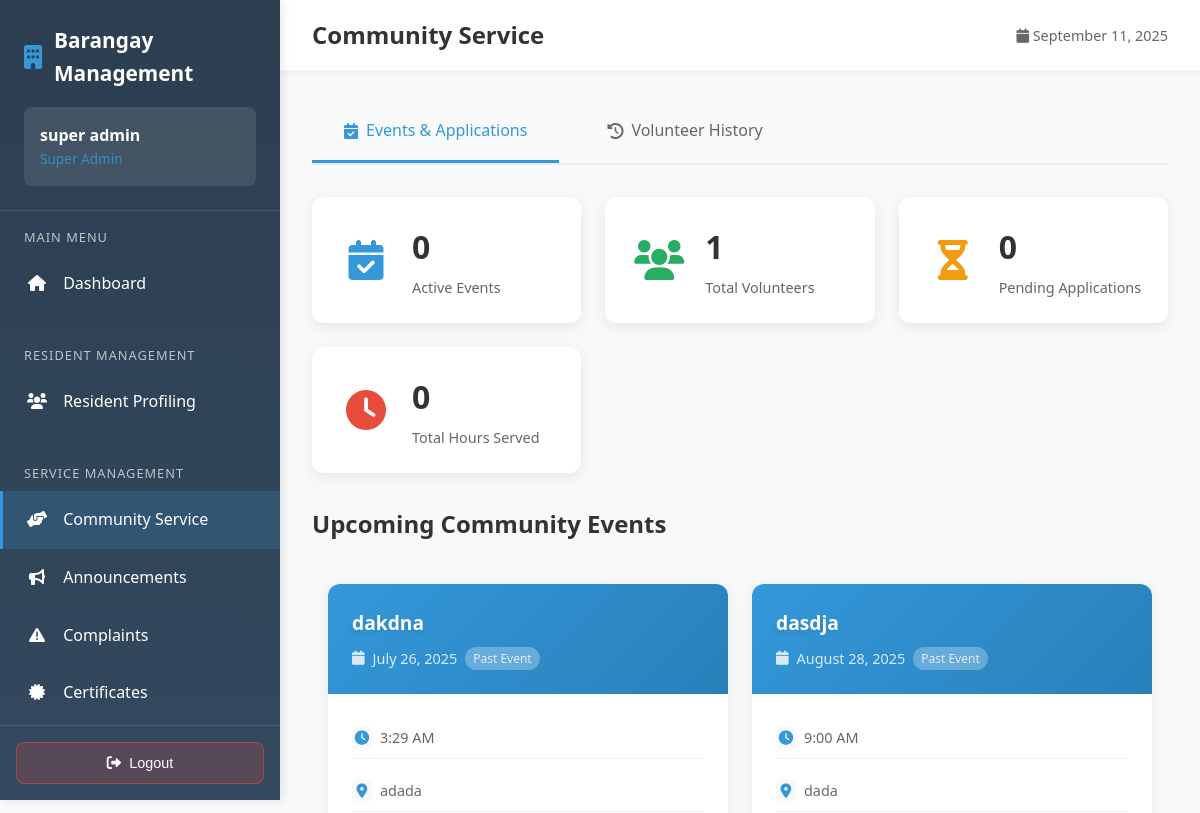
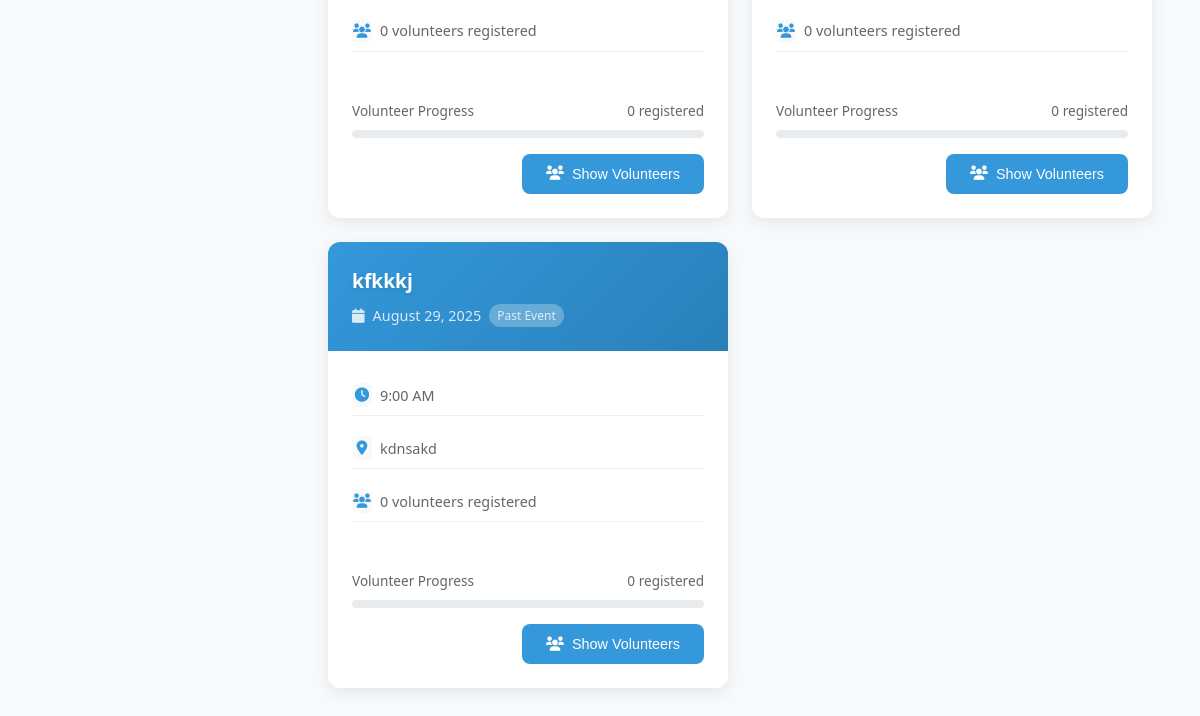
The app's page /employee/admin/community_service.php (signed in), older data (2 pictures, top to bottom).
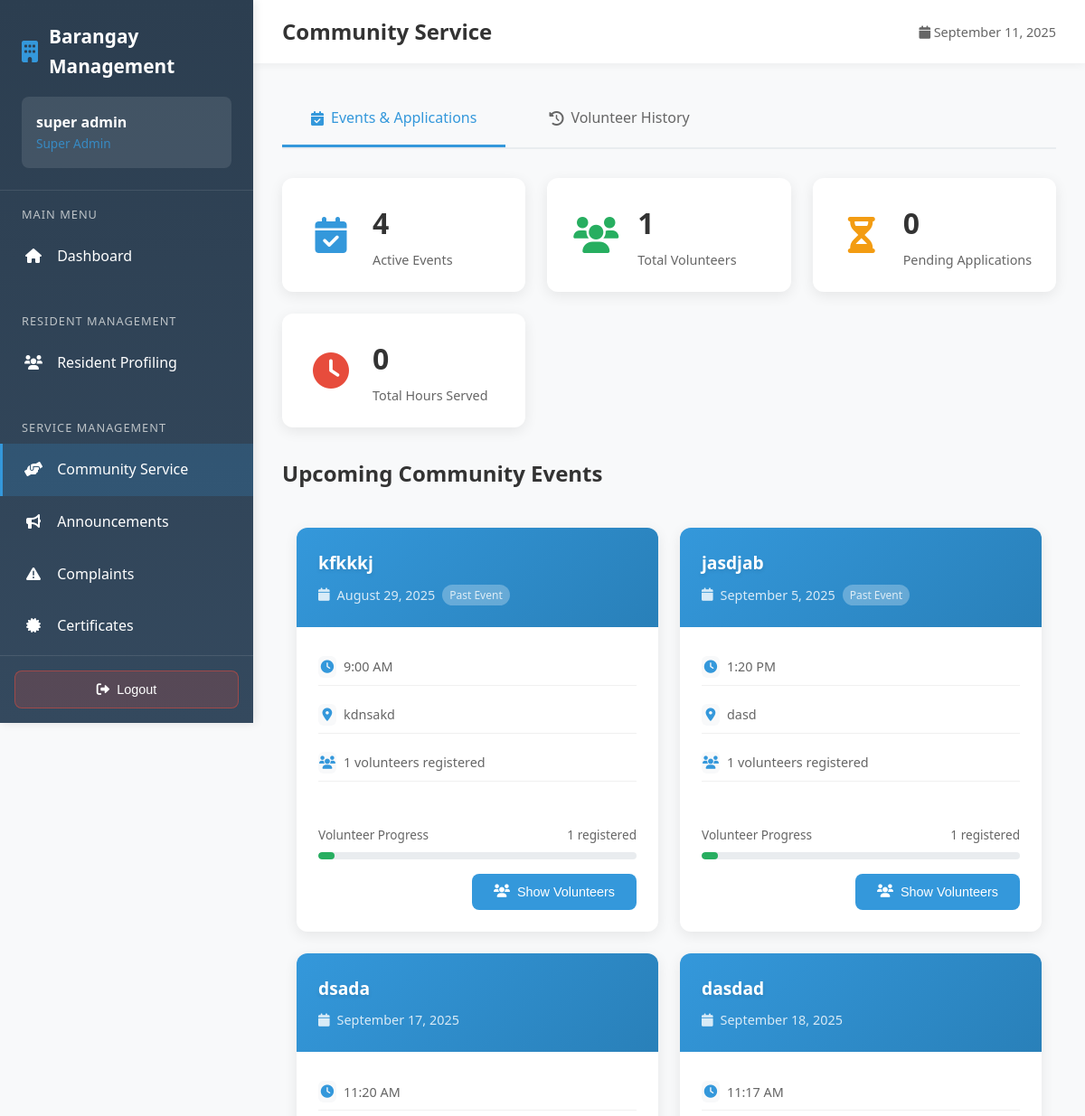
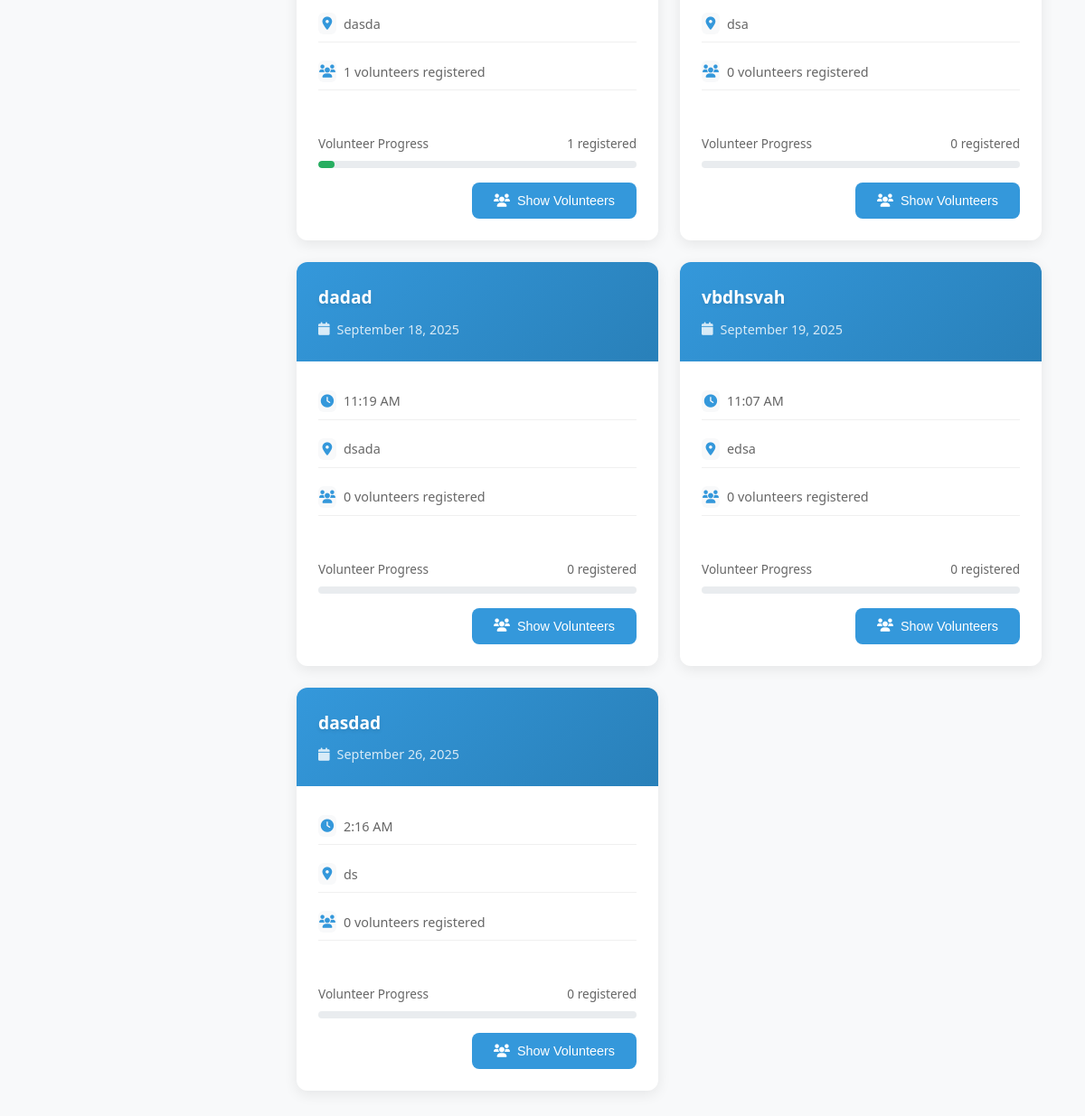
The same page, newer data (2 pictures, top to bottom).
### tables this page shows
CREATE TABLE `announcements` (
  `id` int(11) NOT NULL,
  `title` varchar(255) NOT NULL,
  `content` text NOT NULL,
  `priority` enum('low','medium','high') NOT NULL DEFAULT 'low',
  `announcement_type` varchar(20) DEFAULT 'general',
  `status` enum('active','inactive','expired') NOT NULL DEFAULT 'active',
  `event_date` date DEFAULT NULL,
  `event_time` time DEFAULT NULL,
  `location` varchar(500) DEFAULT NULL,
  `expiry_date` date DEFAULT NULL,
  `needs_volunteers` tinyint(1) DEFAULT 0,
  `max_volunteers` int(11) DEFAULT NULL,
  `created_by` int(11) NOT NULL,
  `created_at` timestamp NOT NULL DEFAULT current_timestamp(),
  `updated_at` timestamp NOT NULL DEFAULT current_timestamp() ON UPDATE current_timestamp()
);

### employee/admin/community_service.php (the view, shortened to what the changed rows need)
<?php
require_once '../../config.php';
$view_mode = isset($_GET['view']) ? $_GET['view'] : 'events';
$selected_resident = isset($_GET['resident_id']) ? mysqli_real_escape_string($connection, $_GET['resident_id']) : '';
$volunteer_stats_query = "SELECT
    COUNT(DISTINCT cv.resident_id) as total_volunteers,
    COUNT(CASE WHEN cv.status = 'pending' THEN 1 END) as pending_applications,
    COUNT(CASE WHEN cv.status = 'approved' THEN 1 END) as approved_volunteers,
    SUM(CASE WHEN cv.attendance_status = 'attended' THEN cv.hours_served ELSE 0 END) as total_hours_served
FROM community_volunteers cv";
$volunteer_stats = mysqli_fetch_assoc(mysqli_query($connection, $volunteer_stats_query));
$active_events_query = "SELECT COUNT(*) as active_events FROM announcements
                       WHERE status = 'active'
                       AND event_date >= CURDATE()
                       AND needs_volunteers = 1
                       AND announcement_type = 'event'
                       AND (expiry_date IS NULL OR expiry_date >= CURDATE())";
$active_events_result = mysqli_query($connection, $active_events_query);
$volunteer_stats['active_events'] = mysqli_fetch_assoc($active_events_result)['active_events'];
if ($view_mode === 'history') {
    if ($selected_resident) {
        $resident_query = "SELECT * FROM residents WHERE id = '$selected_resident'";
        $resident_result = mysqli_query($connection, $resident_query);
        $resident_details = mysqli_fetch_assoc($resident_result);
        $history_query = "SELECT cv.*, a.title as event_title, a.event_date, a.location
                         FROM community_volunteers cv
                         LEFT JOIN announcements a ON cv.announcement_id = a.id
                         WHERE cv.resident_id = '$selected_resident'
                         AND cv.status = 'approved'
                         ORDER BY a.event_date DESC";
        $history_result = mysqli_query($connection, $history_query);
    } else {
        $top_volunteers_query = "SELECT r.*,
                                COUNT(CASE WHEN cv.attendance_status = 'attended' THEN 1 END) as events_attended
                                FROM residents r
                                LEFT JOIN community_volunteers cv ON r.id = cv.resident_id
                                WHERE r.total_volunteer_hours > 0
                                GROUP BY r.id
                                ORDER BY r.total_volunteer_hours DESC
                                LIMIT 20";
        $top_volunteers_result = mysqli_query($connection, $top_volunteers_query);
    }
} else {
   $events_query = "SELECT a.*,
                (SELECT COUNT(*) FROM community_volunteers WHERE announcement_id = a.id AND status = 'approved') as volunteer_count
                FROM announcements a
                WHERE a.status = 'active'
                AND a.event_date IS NOT NULL
                AND a.needs_volunteers = 1
                AND a.announcement_type = 'event'";
$events_query .= " ORDER BY a.event_date ASC";
$events_result = mysqli_query($connection, $events_query);
}
?>
<!DOCTYPE html>
<html lang="en">
<head>
	<link href="https://cdnjs.cloudflare.com/ajax/libs/font-awesome/6.0.0/css/all.min.css" rel="stylesheet">
	<link href="../../css/community-service.css" rel="stylesheet">
    <link href="https://cdn.jsdelivr.net/npm/sweetalert2@11.7.32/dist/sweetalert2.min.css" rel="stylesheet">
</head>
<body>
	<div class="main-content">
		<div class="top-bar">
			<h1 class="page-title">Community Service</h1>
		</div>
		<div class="content-area">
			<?php if ($view_mode === 'events'): ?>
				<div class="stats-grid">
					<div class="stat-card">
						<div class="stat-icon" style="color: #3498db;">
							<i class="fas fa-calendar-check"></i>
						</div>
						<div class="stat-content">
							<h3><?php echo $volunteer_stats['active_events']; ?></h3>
							<p>Active Events</p>
						</div>
					</div>
					<div class="stat-card">
						<div class="stat-icon" style="color: #27ae60;">
							<i class="fas fa-users"></i>
						</div>
						<div class="stat-content">
							<h3><?php echo $volunteer_stats['total_volunteers'] ?? 0; ?></h3>
							<p>Total Volunteers</p>
						</div>
					</div>
					<div class="stat-card">
						<div class="stat-icon" style="color: #f39c12;">
							<i class="fas fa-hourglass-half"></i>
						</div>
						<div class="stat-content">
							<h3><?php echo $volunteer_stats['pending_applications'] ?? 0; ?></h3>
							<p>Pending Applications</p>
						</div>
					</div>
					<div class="stat-card">
						<div class="stat-icon" style="color: #e74c3c;">
							<i class="fas fa-clock"></i>
						</div>
						<div class="stat-content">
							<h3><?php echo number_format($volunteer_stats['total_hours_served'] ?? 0); ?></h3>
							<p>Total Hours Served</p>
						</div>
					</div>
				</div>
				<div class="section-header">
					<h2 class="section-title">Upcoming Community Events</h2>
				</div>
				<div class="events-grid">
					<?php
					mysqli_data_seek($events_result, 0);
					if (mysqli_num_rows($events_result) > 0):
						while ($event = mysqli_fetch_assoc($events_result)):
							$event_date = new DateTime($event['event_date']);
							$today = new DateTime();
							$is_past = $event_date < $today;
					?>
						<div class="event-card" role="button">
							<div class="event-header">
								<h3 class="event-title"><?php echo htmlspecialchars($event['title']); ?></h3>
								<div class="event-date">
									<i class="fas fa-calendar"></i>
									<?php echo $event_date->format('F j, Y'); ?>
									<?php if ($is_past): ?>
										<span style="background: rgba(255,255,255,0.3); padding: 2px 8px; border-radius: 12px; font-size: 0.75rem;">Past Event</span>
									<?php endif; ?>
								</div>
							</div>
							<div class="event-body">
								<div class="event-info">
									<?php if ($event['event_time']): ?>
										<div class="event-info-item">
											<i class="fas fa-clock"></i>
											<?php echo date('g:i A', strtotime($event['event_time'])); ?>
										</div>
									<?php endif; ?>
									<?php if ($event['location']): ?>
										<div class="event-info-item">
											<i class="fas fa-map-marker-alt"></i>
											<?php echo htmlspecialchars($event['location']); ?>
										</div>
									<?php endif; ?>
									<div class="event-info-item">
										<i class="fas fa-users"></i>
										<?php echo $event['volunteer_count']; ?> volunteers registered
									</div>
								</div>
								<div class="volunteer-progress">
									<div class="progress-label">
										<span>Volunteer Progress</span>
										<span><?php echo $event['volunteer_count']; ?> registered</span>
									</div>
									<div class="progress-bar">
										<div class="progress-fill" style="width: <?php echo min(100, ($event['volunteer_count'] / 20) * 100); ?>%"></div>
									</div>
								</div>
								<div style="margin-top:1rem; text-align:right;">
									<button type="button" class="btn btn-primary" onclick="showEventVolunteers(<?php echo $event['id']; ?>)">
										<i class="fas fa-users"></i> Show Volunteers
									</button>
								</div>
							</div>
						</div>
					<?php
						endwhile;
					endif; ?>
				</div>
			<?php endif; ?>
		</div>
	</div>
</body>
</html>

Row changes from the older to the newer data that the page shows:
no longer on this page (row edited): announcements: title "dakdna", event_date "July 26, 2025", shows "Past Event", event_time "3:29 AM", location "adada", volunteer_count "0"
no longer on this page (row edited): announcements: title "dasdja", event_date "August 28, 2025", shows "Past Event", event_time "9:00 AM", location "dada", volunteer_count "0"
computed for announcements "kfkkkj": volunteer_count "0" → "1"
added announcements: title "jasdjab", event_date "September 5, 2025", shows "Past Event", event_time "1:20 PM", location "dasd", volunteer_count "1", min(100, ($event['volunteer_count'] / 20) * 100) 5 (drawn)
added announcements: title "dsada", event_date "September 17, 2025", event_time "11:20 AM", location "dasda", volunteer_count "1", min(100, ($event['volunteer_count'] / 20) * 100) 5 (drawn)
added announcements: title "dasdad", event_date "September 18, 2025", event_time "11:17 AM", location "dsa", volunteer_count "0"
added announcements: title "dadad", event_date "September 18, 2025", event_time "11:19 AM", location "dsada", volunteer_count "0"
added announcements: title "vbdhsvah", event_date "September 19, 2025", event_time "11:07 AM", location "edsa", volunteer_count "0"
added announcements: title "dasdad", event_date "September 26, 2025", event_time "2:16 AM", location "ds", volunteer_count "0"
Text that changed along with them:
$volunteer_stats['active_events']: "0" → "4"
